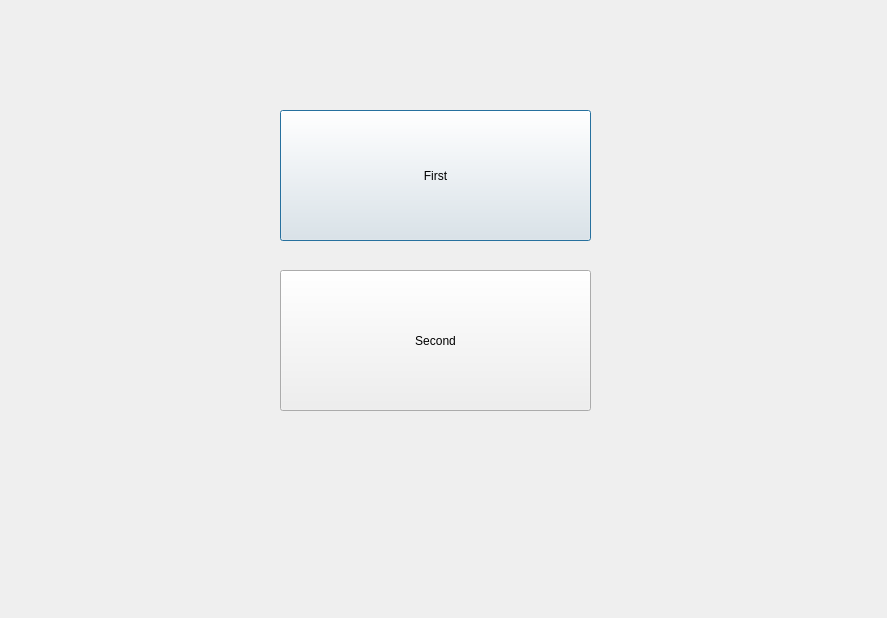
<?xml version="1.0" encoding="UTF-8"?>
<ui version="4.0">
 <class>Question_1_2</class>
 <widget class="QDialog" name="Question_1_2">
  <property name="geometry">
   <rect>
    <x>0</x>
    <y>0</y>
    <width>887</width>
    <height>618</height>
   </rect>
  </property>
  <property name="windowTitle">
   <string>Dialog</string>
  </property>
  <widget class="QPushButton" name="First">
   <property name="geometry">
    <rect>
     <x>280</x>
     <y>110</y>
     <width>311</width>
     <height>131</height>
    </rect>
   </property>
   <property name="text">
    <string>First</string>
   </property>
  </widget>
  <widget class="QPushButton" name="Second">
   <property name="geometry">
    <rect>
     <x>280</x>
     <y>270</y>
     <width>311</width>
     <height>141</height>
    </rect>
   </property>
   <property name="text">
    <string>Second</string>
   </property>
  </widget>
 </widget>
 <resources/>
 <connections/>
</ui>
